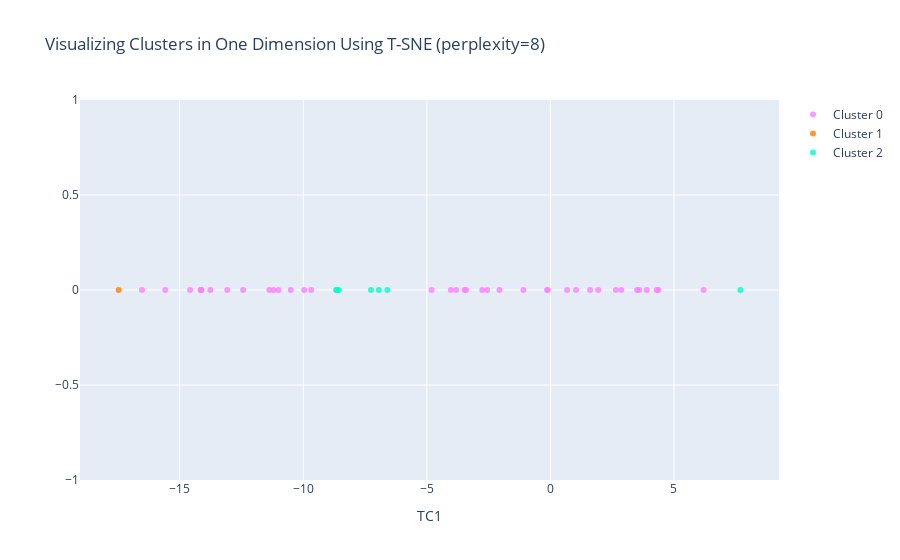

Notebook code cell kept with this figure:
### Code cell
#Instructions for building the 1-D plot

#trace1 is for 'Cluster 0'
trace1 = go.Scatter(
                    x = cluster0["TC1_1d"],
                    y = cluster0["dummy"],
                    mode = "markers",
                    name = "Cluster 0",
                    marker = dict(color = 'rgba(255, 128, 255, 0.8)'),
                    text = None)

#trace2 is for 'Cluster 1'
trace2 = go.Scatter(
                    x = cluster1["TC1_1d"],
                    y = cluster1["dummy"],
                    mode = "markers",
                    name = "Cluster 1",
                    marker = dict(color = 'rgba(255, 128, 2, 0.8)'),
                    text = None)

#trace3 is for 'Cluster 2'
trace3 = go.Scatter(
                    x = cluster2["TC1_1d"],
                    y = cluster2["dummy"],
                    mode = "markers",
                    name = "Cluster 2",
                    marker = dict(color = 'rgba(0, 255, 200, 0.8)'),
                    text = None)

data = [trace1, trace2, trace3]

title = "Visualizing Clusters in One Dimension Using T-SNE (perplexity=" + str(perplexity) + ")"

layout = dict(title = title,
              xaxis= dict(title= 'TC1',ticklen= 5,zeroline= False),
              yaxis= dict(title= '',ticklen= 5,zeroline= False)
             )

fig = dict(data = data, layout = layout)

iplot(fig)

### Figure 1 — Plotly figure (JSON) as saved in the notebook; plotly's stock layout.template omitted (floating-point values rounded to 4 significant figures)
{"data": [{"marker": {"color": "rgba(255, 128, 255, 0.8)"}, "mode": "markers", "name": "Cluster 0", "type": "scatter", "x": [-9.677, -9.965, -10.51, -11.0, -11.2, -11.37, -16.53, -12.43, -15.58, 6.2, -13.08, -13.76, -14.12, -14.13, -14.16, -14.58, -3.819, -4.807, -4.028, -3.415, -3.474, -2.757, -2.561, -2.058, -1.09, -0.136, -0.1031, 0.6759, 1.037, 1.604, 1.935, 2.65, 2.869, 3.508, 3.594, 3.897, 4.303, 4.371], "y": [0, 0, 0, 0, 0, 0, 0, 0, 0, 0, 0, 0, 0, 0, 0, 0, 0, 0, 0, 0, 0, 0, 0, 0, 0, 0, 0, 0, 0, 0, 0, 0, 0, 0, 0, 0, 0, 0]}, {"marker": {"color": "rgba(255, 128, 2, 0.8)"}, "mode": "markers", "name": "Cluster 1", "type": "scatter", "x": [-17.47], "y": [0]}, {"marker": {"color": "rgba(0, 255, 200, 0.8)"}, "mode": "markers", "name": "Cluster 2", "type": "scatter", "x": [-6.6, 7.684, -6.94, -7.258, -8.559, -8.637, -8.675], "y": [0, 0, 0, 0, 0, 0, 0]}], "layout": {"title": {"text": "Visualizing Clusters in One Dimension Using T-SNE (perplexity=8)"}, "xaxis": {"ticklen": 5, "title": {"text": "TC1"}, "zeroline": false}, "yaxis": {"ticklen": 5, "title": {"text": ""}, "zeroline": false}}}
